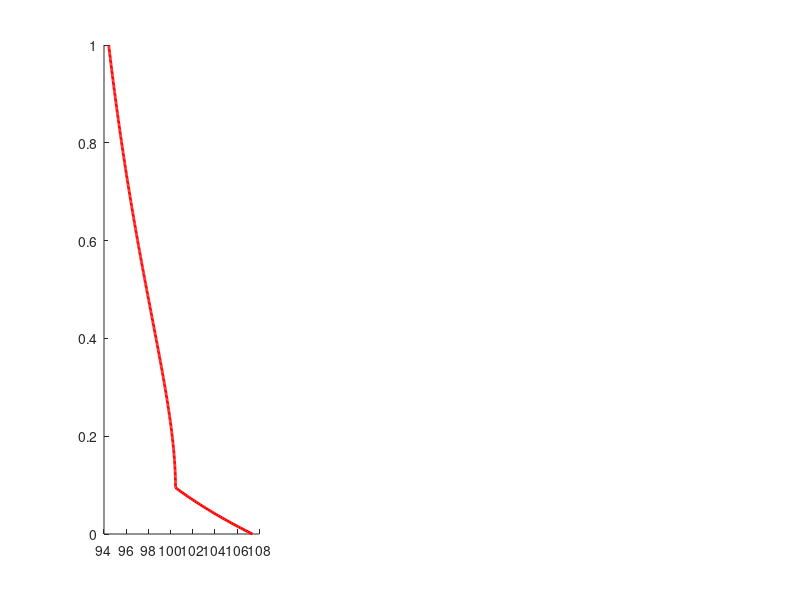

This chart was generated by the following MATLAB code: (Note: this script raises an error after producing the figure.)
load enthB_analy_result.mat

figure
subplot(1,3,1)
hold on
plot(enthB_analy_E/1000, enthB_analy_z, 'r', 'linewidth', 2)
plot(At_E(:,1,end)/1000, zeta, '-k', 'linewidth', 1)
% plot(At_E(jcts,:,end)/10^3, zeta(jcts), 'ob')
xlim([94 108])
set(gca, 'xtick', [96 100 104 108])
set(gca, 'ytick', 0:0.1:1)

xlabel('E (\times 10^3 J kg^{-1})')
ylabel('\zeta')
grid on

subplot(1,3,2)
hold on
plot(enthB_analy_T-273.15, enthB_analy_z, 'r', 'linewidth', 2)
plot(At_T(:,1,end)-273.15, zeta, '-k', 'linewidth', 1)
set(gca, 'xtick', -3:0.5:0.5)
set(gca, 'ytick', 0:0.1:1)
set(gca, 'YTickLabel', [])

xlim([-3 0.5])
set(gca, 'xtick', [-3 -2 -1 0])
xlabel('T (^\circC)')
grid on

subplot(1,3,3)
hold on
plot(enthB_analy_omega*100, enthB_analy_z, 'r', 'linewidth', 2)
plot(At_omega(:,1,end)*100, zeta, '-k', 'linewidth', 1)
set(gca, 'xtick', 0:0.5:3)
set(gca, 'ytick', 0:0.1:1)
set(gca, 'YTickLabel', [])

xlim([-0.5 3])
xlabel('\omega (%)')
grid on

set(gcf, 'position', [239 153 1005 412])